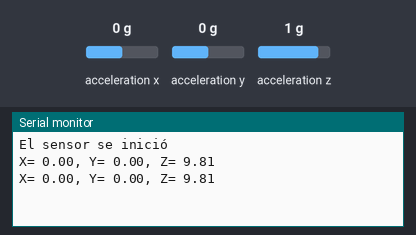
A sketch run on a simulated Arduino Uno, built with avr-gcc and run on an emulated ATmega328P. On the bench: the last lines printed to the serial monitor. Inputs (shaded band) come from the test bench; at power-on: acceleration x 0 g, acceleration y 0 g, acceleration z 1 g.

Above: at 1.8 s.
1.9 s: acceleration x set to -1.4 g
At 2.7 s:
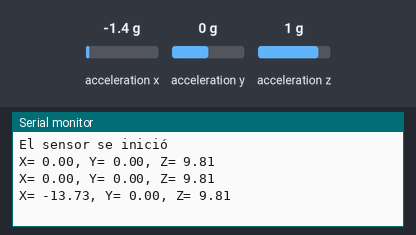
3.4 s: acceleration y set to -1.4 g
At 4.4 s:
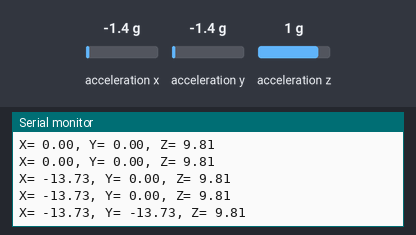
4.9 s: acceleration z set to -1.4 g
At 5.8 s:
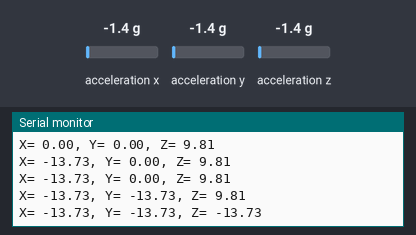

Measured:
- after the input at 1.9 s, the serial monitor: prints a new line after 0.11 s (image 1)
- after the input at 3.4 s, the serial monitor: prints a new line after 0.61 s (image 2)
- after the input at 4.9 s, the serial monitor: prints a new line after 0.11 s (image 3)

The sketch:

Acelerometro.ino
```cpp
#include <Wire.h>
#include <Adafruit_Sensor.h>
#include <Adafruit_ADXL345_U.h>

Adafruit_ADXL345_Unified accel = Adafruit_ADXL345_Unified();

void setup() {
  Serial.begin(9600);
  if (!accel.begin()) {
    Serial.println("El sensor no se inició");
    while (1);
  } else {
    Serial.println("El sensor se inició");
  }
}

void loop() {
  sensors_event_t event;
  accel.getEvent(&event);

  Serial.print("X= ");
  Serial.print(event.acceleration.x);  // Corregir aquí
  Serial.print(", Y= ");  // Agregar coma aquí
  Serial.print(event.acceleration.y);  // Corregir aquí
  Serial.print(", Z= ");
  Serial.println(event.acceleration.z);

  delay(1000);  // Añadir un retraso para no imprimir demasiado rápido
}
```
